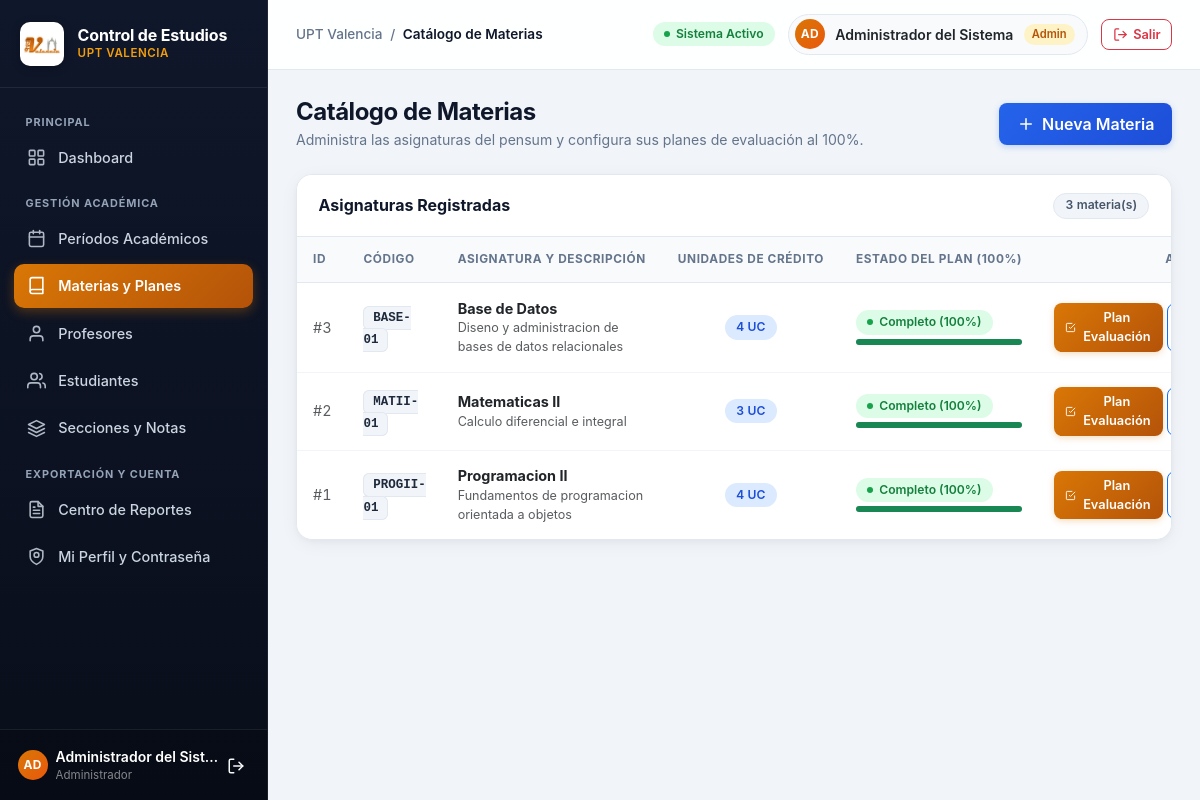
The app's page /materia/index (signed in) with its own data.
### tables this page shows
CREATE TABLE materias (
    id INT AUTO_INCREMENT PRIMARY KEY,
    codigo VARCHAR(20) NOT NULL UNIQUE,
    nombre VARCHAR(100) NOT NULL,
    creditos INT NOT NULL DEFAULT 3,
    descripcion TEXT NULL,
    created_at TIMESTAMP DEFAULT CURRENT_TIMESTAMP
);

### app/Controllers/MateriaController.php (called while the page is built, shortened)
<?php
class MateriaController
{
    private Materia $model;
    public function __construct()
    {
        $database = new Database();
        $this->model = new Materia($database->getConnection());
    }
    public function index(): void
    {
        $rol = $_SESSION['rol'] ?? '';
        $usuarioId = intval($_SESSION['usuario_id'] ?? 0);
        if ($rol === 'admin') {
            $materias = $this->model->obtenerTodos();
        } else {
            $materias = $this->model->obtenerPorProfesor($usuarioId);
        }
        require_once __DIR__ . '/../Views/materia/index.php';
    }
}

### public/index.php (called while the page is built, shortened)
<?php
$uriSolicitada = parse_url($_SERVER['REQUEST_URI'], PHP_URL_PATH);
$uriDecodificada = urldecode($uriSolicitada);
if (BASE_URL !== '/') {
    $rutaRelativa = str_replace(BASE_URL, '', $uriDecodificada);
} else {
    $rutaRelativa = $uriDecodificada;
}
$rutaRelativa = '/' . ltrim($rutaRelativa, '/');
$uriLimpia = trim($rutaRelativa, '/');
$segmentos = $uriLimpia !== '' ? explode('/', $uriLimpia) : [];
$actionR = $segmentos[1] ?? 'login';
$action = ctype_alnum($actionR) ? $actionR : null;
spl_autoload_register(function ($clase) {
    $prefijo = 'App\\';
    $dir_base = __DIR__ . '/../app/';
    $longitud = strlen($prefijo);
    $clase_relativa = substr($clase, $longitud);
    $archivo = $dir_base . str_replace('\\', '/', $clase_relativa) . '.php';
});
try {
    $instanciaControlador = new $nombreClaseControlador();
    $instanciaControlador->$action();
} catch (\Throwable $e) {
    error_log("[ControlEstudio Exception] " . $e->getMessage() . " en " . $e->getFile() . ":" . $e->getLine());
    if ($_SERVER['REQUEST_METHOD'] === 'POST' && !in_array($action, ['authenticate', 'processRegister', 'logout'], true)) {
        http_response_code(500);
        header('Content-Type: application/json; charset=utf-8');
        echo json_encode([
            'status'  => 'error',
            'title'   => 'Error del servidor',
            'message' => 'Ocurrio un error interno al procesar la solicitud. Intenta nuevamente.'
        ], JSON_UNESCAPED_UNICODE);
        exit;
    }
    http_response_code(500);
    die("<h1>500 - Error interno del servidor</h1><p>No se pudo completar la operacion en este momento.</p>");
}

### app/Config/Database.php (called while the page is built, shortened)
<?php
class Database
{
    private string $host;
    private string $db;
    private string $charset = 'utf8mb4';
    public function __construct()
    {
        $this->host = getenv('DB_HOST') !== false ? getenv('DB_HOST') : '127.0.0.1';
        $this->db   = getenv('DB_NAME') !== false ? getenv('DB_NAME') : 'controlEstudios';
        $this->user = getenv('DB_USER') !== false ? getenv('DB_USER') : 'root';
        $this->pass = getenv('DB_PASS') !== false ? getenv('DB_PASS') : '';
    }
    private function connect(): void
    {
        $dsn = "mysql:host={$this->host};dbname={$this->db};charset={$this->charset}";
        $options = [
            PDO::ATTR_ERRMODE            => PDO::ERRMODE_EXCEPTION,
            PDO::ATTR_DEFAULT_FETCH_MODE => PDO::FETCH_ASSOC,
            PDO::ATTR_EMULATE_PREPARES   => false,
        ];
    }
}

### app/Models/Materia.php (called while the page is built, shortened)
<?php
class Materia
{
    private PDO $db;
    public function __construct(PDO $db)
    {
        $this->db = $db;
    }
    public function obtenerTodos(): array
    {
        $stmt = $this->db->query("
            SELECT *
            FROM materias
            ORDER BY id DESC
        ");
        return $stmt->fetchAll(PDO::FETCH_ASSOC);
    }
}

### app/Views/materia/index.php (the view, shortened to what this page needs)
<?php
require __DIR__ . '/../partials/header.php';
?>
<body>
<div class="ce-app-wrapper">
    <?php require __DIR__ . '/../partials/sidebar.php'; ?>
    <main class="ce-content">
        <div class="ce-page-header">
            <div>
                <h1 class="ce-page-title">Catálogo de Materias</h1>
                <p class="ce-page-subtitle">
                    <?= $rol === 'admin'
                        ? 'Administra las asignaturas del pensum y configura sus planes de evaluación al 100%.'
                        : 'Consulta las asignaturas que dictas y configura sus actividades de evaluación.' ?>
                </p>
            </div>
            <?php if ($rol === 'admin'): ?>
                <button type="button" class="btn btn-upt-primary" id="btnNuevaMateria">
                    <svg width="18" height="18" viewBox="0 0 24 24" fill="none" stroke="currentColor" stroke-width="2" stroke-linecap="round" stroke-linejoin="round"><line x1="12" y1="5" x2="12" y2="19"/><line x1="5" y1="12" x2="19" y2="12"/></svg>
                    <span>Nueva Materia</span>
                </button>
            <?php endif; ?>
        </div>
        <div class="ce-card">
            <div class="ce-card-header">
                <h5 class="ce-card-title">Asignaturas Registradas</h5>
                <span class="ce-badge ce-badge-neutral tabular-nums"><?= count($materias) ?> materia(s)</span>
            </div>
            <div class="table-responsive">
                <table class="table ce-table">
                    <thead>
                        <tr>
                            <th>ID</th>
                            <th>Código</th>
                            <th>Asignatura y Descripción</th>
                            <th class="text-center">Unidades de Crédito</th>
                            <th>Estado del Plan (100%)</th>
                            <th class="text-center">Acciones</th>
                        </tr>
                    </thead>
                    <tbody>
                        <?php if (empty($materias)): ?>
                            <tr>
                                <td colspan="6" class="text-center text-muted py-5">
                                    <?= $rol === 'admin'
                                        ? 'No hay materias registradas en el catálogo.'
                                        : 'No tienes materias asignadas actualmente. Contacta al administrador.' ?>
                                </td>
                            </tr>
                        <?php else: ?>
                            <?php foreach ($materias as $materia): ?>
                                <?php $porcentajePlan = min(100, max(0, floatval($materia['suma_porcentajes']))); ?>
                                <tr>
                                    <td class="tabular-nums text-muted">#<?= htmlspecialchars($materia['id']) ?></td>
                                    <td>
                                        <span class="ce-code-pill"><?= htmlspecialchars($materia['codigo']) ?></span>
                                    </td>
                                    <td>
                                        <div class="fw-bold text-dark"><?= htmlspecialchars($materia['nombre']) ?></div>
                                        <?php if (!empty($materia['descripcion'])): ?>
                                            <div class="text-muted small"><?= htmlspecialchars($materia['descripcion']) ?></div>
                                        <?php endif; ?>
                                    </td>
                                    <td class="text-center">
                                        <span class="ce-badge ce-badge-info tabular-nums"><?= htmlspecialchars($materia['creditos']) ?> UC</span>
                                    </td>
                                    <td style="min-width: 190px;">
                                        <div class="d-flex align-items-center justify-content-between mb-1">
                                            <?php if ($materia['plan_completo']): ?>
                                                <span class="ce-badge ce-badge-success">
                                                    <span class="ce-badge-dot"></span>
                                                    Completo (<?= number_format($materia['suma_porcentajes'], 0) ?>%)
                                                </span>
                                            <?php endif; ?>
                                        </div>
                                        <div class="progress" style="height: 6px; border-radius: 999px;">
                                            <div class="progress-bar <?= $materia['plan_completo'] ? 'bg-success' : 'bg-warning' ?>"
                                                 style="width: <?= $porcentajePlan ?>%"></div>
                                        </div>
                                    </td>
                                    <td class="text-center">
                                        <div class="d-inline-flex gap-1">
                                            <a href="<?= BASE_URL ?>planEvaluacion/index/<?= $materia['id'] ?>"
                                               class="btn btn-sm btn-upt-amber ce-action-btn">
                                                <svg viewBox="0 0 24 24" fill="none" stroke="currentColor" stroke-width="2"><path d="M9 11l3 3L22 4"/><path d="M21 12v7a2 2 0 0 1-2 2H5a2 2 0 0 1-2-2V5a2 2 0 0 1 2-2h11"/></svg>
                                                <span>Plan Evaluación</span>
                                            </a>
                                            <?php if ($rol === 'admin'): ?>
                                                <button type="button"
                                                        class="btn btn-sm btn-outline-primary ce-action-btn js-editar-materia"
                                                        data-id="<?= htmlspecialchars($materia['id']) ?>"
                                                        data-codigo="<?= htmlspecialchars($materia['codigo']) ?>"
                                                        data-nombre="<?= htmlspecialchars($materia['nombre']) ?>"
                                                        data-creditos="<?= htmlspecialchars($materia['creditos']) ?>"
                                                        data-descripcion="<?= htmlspecialchars($materia['descripcion'] ?? '') ?>">
                                                </button>
                                            <?php endif; ?>
                                        </div>
                                    </td>
                                </tr>
                            <?php endforeach; ?>
                        <?php endif; ?>
                    </tbody>
                </table>
            </div>
        </div>
    </main>
</div>
</body>
</html>

### records on screen
materias: id "3", codigo "BASE-01", nombre "Base de Datos", descripcion "Diseno y administracion de bases de datos relacionales", creditos "4", suma_porcentajes "100"
materias: id "2", codigo "MATII-01", nombre "Matematicas II", descripcion "Calculo diferencial e integral", creditos "3", suma_porcentajes "100"
materias: id "1", codigo "PROGII-01", nombre "Programacion II", descripcion "Fundamentos de programacion orientada a objetos", creditos "4", suma_porcentajes "100"

### other values on screen
$iniciales "AD"
$nombreUsuario "Administrador del Sist…"
$pageHeading "Catálogo de Materias"
$nombreUsuario "Administrador del Sistema"
$rolActual "Admin"
count($materias) "3"
